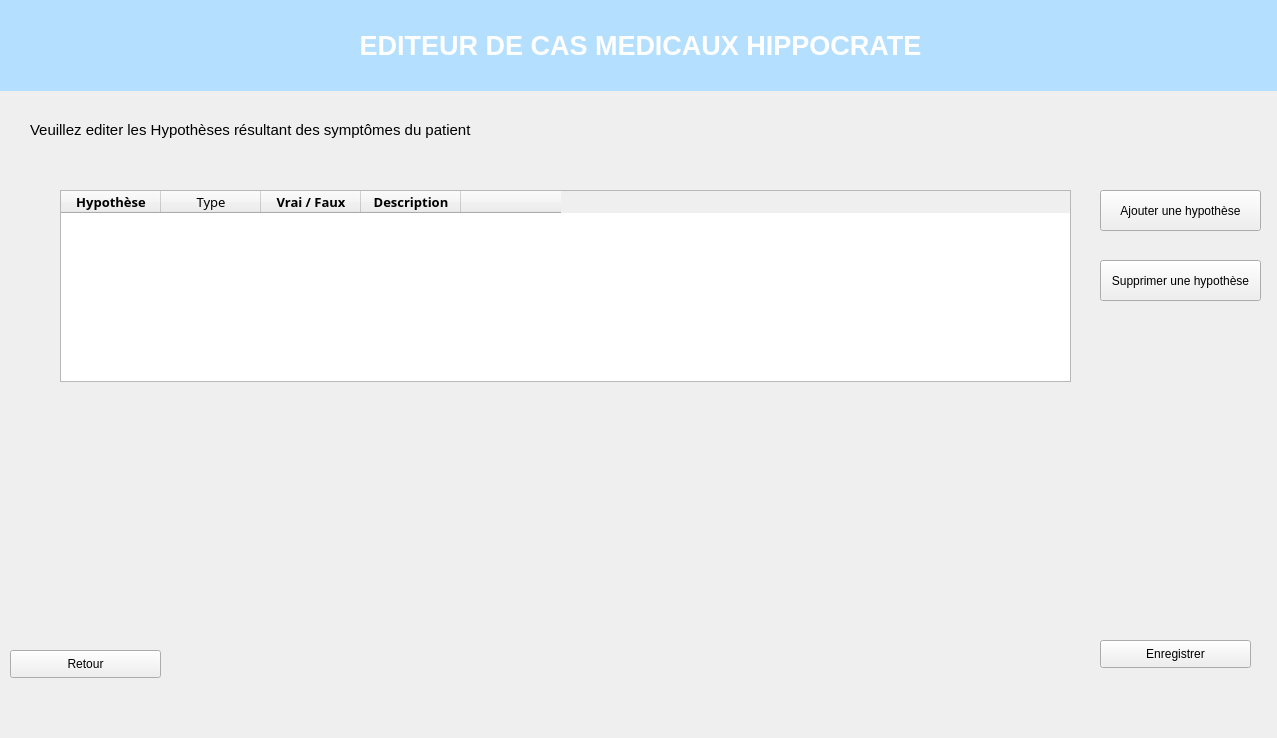
<?xml version="1.0" encoding="UTF-8"?>
<ui version="4.0">
 <class>Form</class>
 <widget class="QWidget" name="Form">
  <property name="geometry">
   <rect>
    <x>0</x>
    <y>0</y>
    <width>1277</width>
    <height>738</height>
   </rect>
  </property>
  <property name="windowTitle">
   <string>Form</string>
  </property>
  <property name="styleSheet">
   <string notr="true"/>
  </property>
  <widget class="QPushButton" name="pushButton">
   <property name="geometry">
    <rect>
     <x>10</x>
     <y>650</y>
     <width>151</width>
     <height>28</height>
    </rect>
   </property>
   <property name="text">
    <string>Retour</string>
   </property>
  </widget>
  <widget class="QPushButton" name="pushButton_2">
   <property name="geometry">
    <rect>
     <x>1100</x>
     <y>640</y>
     <width>151</width>
     <height>28</height>
    </rect>
   </property>
   <property name="text">
    <string>Enregistrer</string>
   </property>
  </widget>
  <widget class="QLabel" name="label_8">
   <property name="geometry">
    <rect>
     <x>0</x>
     <y>0</y>
     <width>1281</width>
     <height>91</height>
    </rect>
   </property>
   <property name="styleSheet">
    <string notr="true">background-color :rgb(180, 223, 255)</string>
   </property>
   <property name="text">
    <string>&lt;html&gt;&lt;head/&gt;&lt;body&gt;&lt;p align=&quot;center&quot;&gt;&lt;span style=&quot; font-size:20pt; font-weight:600; color:#ffffff;&quot;&gt;EDITEUR DE CAS MEDICAUX HIPPOCRATE&lt;/span&gt;&lt;/p&gt;&lt;/body&gt;&lt;/html&gt;</string>
   </property>
  </widget>
  <widget class="QPushButton" name="pushButton_3">
   <property name="geometry">
    <rect>
     <x>1100</x>
     <y>190</y>
     <width>161</width>
     <height>41</height>
    </rect>
   </property>
   <property name="text">
    <string>Ajouter une hypothèse</string>
   </property>
  </widget>
  <widget class="QPushButton" name="pushButton_4">
   <property name="geometry">
    <rect>
     <x>1100</x>
     <y>260</y>
     <width>161</width>
     <height>41</height>
    </rect>
   </property>
   <property name="text">
    <string>Supprimer une hypothèse</string>
   </property>
  </widget>
  <widget class="QLabel" name="label">
   <property name="geometry">
    <rect>
     <x>30</x>
     <y>110</y>
     <width>531</width>
     <height>41</height>
    </rect>
   </property>
   <property name="text">
    <string>&lt;html&gt;&lt;head/&gt;&lt;body&gt;&lt;p&gt;&lt;span style=&quot; font-size:11pt;&quot;&gt;Veuillez editer les Hypothèses résultant des symptômes du patient&lt;/span&gt;&lt;/p&gt;&lt;/body&gt;&lt;/html&gt;</string>
   </property>
  </widget>
  <widget class="QTableWidget" name="tableWidget">
   <property name="geometry">
    <rect>
     <x>60</x>
     <y>190</y>
     <width>1011</width>
     <height>192</height>
    </rect>
   </property>
   <column>
    <property name="text">
     <string>Hypothèse</string>
    </property>
    <property name="font">
     <font>
      <family>Poppins SemiBold</family>
      <pointsize>10</pointsize>
      <weight>75</weight>
      <bold>true</bold>
     </font>
    </property>
   </column>
   <column>
    <property name="text">
     <string>Type</string>
    </property>
    <property name="font">
     <font>
      <family>Poppins SemiBold</family>
      <pointsize>10</pointsize>
     </font>
    </property>
   </column>
   <column>
    <property name="text">
     <string>Vrai / Faux</string>
    </property>
    <property name="font">
     <font>
      <family>Poppins SemiBold</family>
      <pointsize>10</pointsize>
      <weight>75</weight>
      <bold>true</bold>
     </font>
    </property>
   </column>
   <column>
    <property name="text">
     <string>Description</string>
    </property>
    <property name="font">
     <font>
      <family>Poppins SemiBold</family>
      <pointsize>10</pointsize>
      <weight>75</weight>
      <bold>true</bold>
     </font>
    </property>
   </column>
   <column>
    <property name="text">
     <string/>
    </property>
    <property name="font">
     <font>
      <family>Poppins SemiBold</family>
      <pointsize>10</pointsize>
     </font>
    </property>
   </column>
  </widget>
 </widget>
 <resources/>
 <connections/>
</ui>
